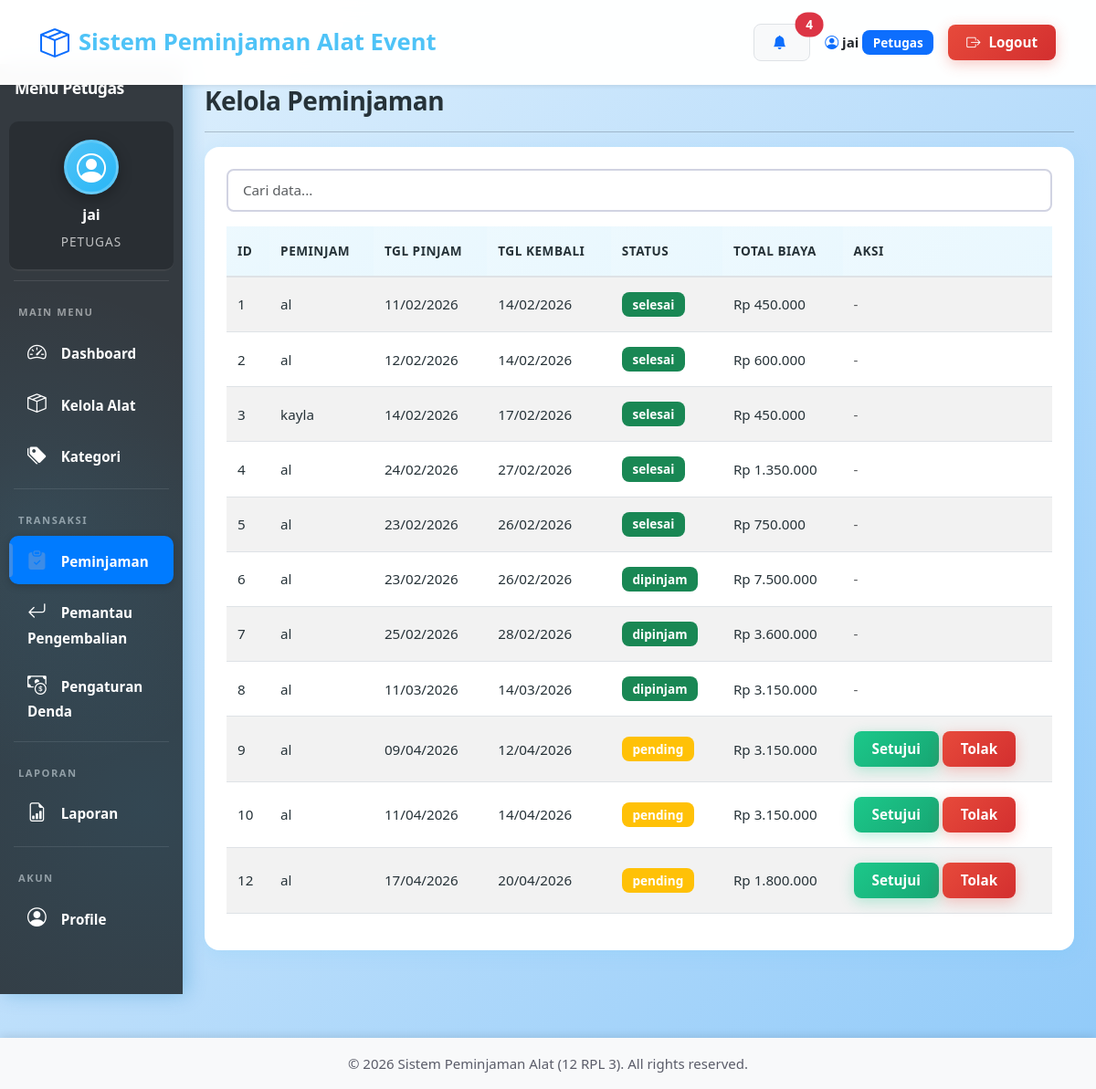
The app's page /petugas/peminjaman.php (signed in) with its own data.
### tables this page shows
CREATE TABLE `peminjaman` (
  `id` int NOT NULL,
  `nama_alat` varchar(50) NOT NULL,
  `peminjam_id` int NOT NULL,
  `tanggal_pinjam` date NOT NULL,
  `tanggal_kembali` date NOT NULL,
  `tanggal_pengembalian` datetime DEFAULT NULL,
  `kondisi_pengembalian` enum('baik','rusak ringan','rusak berat','hilang') DEFAULT 'baik',
  `catatan_pengembalian` text,
  `status` enum('pending','disetujui','ditolak','dipinjam','selesai') DEFAULT 'pending',
  `total_biaya` decimal(10,2) DEFAULT NULL,
  `denda` decimal(10,2) DEFAULT '0.00',
  `keterangan` text,
  `petugas_id` int DEFAULT NULL,
  `created_at` timestamp NULL DEFAULT CURRENT_TIMESTAMP,
  `deleted_at` datetime DEFAULT NULL
);

CREATE TABLE `users` (
  `id` int NOT NULL,
  `username` varchar(50) NOT NULL,
  `password` varchar(255) NOT NULL,
  `nama` varchar(100) NOT NULL,
  `email` varchar(100) NOT NULL,
  `telepon` varchar(20) DEFAULT NULL,
  `foto_profile` varchar(255) DEFAULT NULL,
  `role` enum('admin','petugas','peminjam') NOT NULL,
  `created_at` timestamp NULL DEFAULT CURRENT_TIMESTAMP,
  `deleted_at` datetime DEFAULT NULL
);

### controllers/PeminjamanController.php (called while the page is built, shortened)
<?php
require_once __DIR__ . '/../models/PeminjamanModel.php';
class PeminjamanController extends Controller {
    private $model;
    public function __construct($conn) {
        $this->model     = new PeminjamanModel($conn);
    }
    public function index() {
        return $this->model->getAll();
    }
}
?>

### models/Model.php (called while the page is built, shortened)
<?php
class Model {
    protected $conn;
    public function __construct($conn) {
        $this->conn = $conn;
    }
    protected function query($sql) {
        return mysqli_query($this->conn, $sql);
    }
    protected function fetchAll($sql) {
        $result = $this->query($sql);
        $data = [];
        while ($row = mysqli_fetch_assoc($result)) {
            $data[] = $row;
        }
        return $data;
    }
}
?>

### models/PeminjamanModel.php (called while the page is built, shortened)
<?php
require_once __DIR__ . '/Model.php';
class PeminjamanModel extends Model {
    public function getAll() {
        return $this->fetchAll("SELECT p.*, u.nama FROM peminjaman p
                                JOIN users u ON p.peminjam_id = u.id
                                ORDER BY p.id ASC");
    }
}
?>

### petugas/peminjaman.php (the view, shortened to what this page needs)
<?php
require_once '../config/database.php';
require_once '../controllers/PeminjamanController.php';
$controller = new PeminjamanController($conn);
$peminjaman_list = $controller->index();
include '../includes/header.php';
?>
<div class="container-fluid">
    <div class="row">
        <?php include '../includes/petugas_sidebar.php'; ?>
        <div class="col-md-10 p-4">
            <h2>Kelola Peminjaman</h2>
            <hr>
            <div class="card">
                <div class="card-body">
                    <table class="table table-striped">
                        <thead>
                            <tr>
                                <th>ID</th>
                                <th>Peminjam</th>
                                <th>Tgl Pinjam</th>
                                <th>Tgl Kembali</th>
                                <th>Status</th>
                                <th>Total Biaya</th>
                                <th>Aksi</th>
                            </tr>
                        </thead>
                        <tbody>
                            <?php foreach ($peminjaman_list as $row): ?>
                            <tr>
                                <td><?php echo $row['id']; ?></td>
                                <td><?php echo htmlspecialchars($row['nama']); ?></td>
                                <td><?php echo date('d/m/Y', strtotime($row['tanggal_pinjam'])); ?></td>
                                <td><?php echo date('d/m/Y', strtotime($row['tanggal_kembali'])); ?></td>
                                <td><span class="badge bg-<?php echo $row['status']=='pending'?'warning':'success'; ?>"><?php echo $row['status']; ?></span></td>
                                <td>Rp <?php echo number_format($row['total_biaya'], 0, ',', '.'); ?></td>
                                <td>
                                    <?php if ($row['status'] == 'pending'): ?>
                                    <button class="btn btn-sm btn-success" onclick="if(confirm('Setujui peminjaman ini?')) location.href='?action=approve&id=<?php echo $row['id']; ?>'">Setujui</button>
                                    <button class="btn btn-sm btn-danger" onclick="if(confirm('Tolak peminjaman ini?')) location.href='?action=reject&id=<?php echo $row['id']; ?>'">Tolak</button>
                                    <?php else: ?>
                                    <span class="text-muted">-</span>
                                    <?php endif; ?>
                                </td>
                            </tr>
                            <?php endforeach; ?>
                        </tbody>
                    </table>
                </div>
            </div>
        </div>
    </div>
</div>
<?php include '../includes/footer.php'; ?>

### assets/css/variables.css (style rules this page uses)
:root { --primary: #4FC3F7; --primary-dark: #29B6F6; --primary-light: #81D4FA; --secondary: #78909C; --success: #66BB6A; --info: #42A5F5; --warning: #FFA726; --danger: #EF5350; --light: #E3F2FD; --dark: #263238; --blue-gradient: linear-gradient(135deg, #4FC3F7 0%, #29B6F6 100%); --blue-gradient-dark: linear-gradient(135deg, #29B6F6 0%, #0288D1 100%); --sidebar-gradient: linear-gradient(180deg, #0277BD 0%, #01579B 100%); --card-gradient: linear-gradient(135deg, #E3F2FD 0%, #BBDEFB 100%); --card-shadow: 0 4px 20px rgba(79, 195, 247, 0.15); --button-shadow: 0 4px 15px rgba(79, 195, 247, 0.3); --hover-shadow: 0 8px 30px rgba(79, 195, 247, 0.25); --spacing-sm: 0.5rem; --spacing-md: 1rem; --spacing-lg: 1.5rem; --spacing-xl: 2rem; --radius-sm: 8px; --radius-md: 12px; --radius-lg: 16px; --font-family: 'Segoe UI', Tahoma, Geneva, Verdana, sans-serif; --font-size-base: 15px; --font-weight-normal: 500; --font-weight-bold: 700; }

### assets/css/base.css (style rules this page uses)
* { margin: 0; padding: 0; box-sizing: border-box; }
html { scroll-behavior: smooth; }
body { font-family: var(--font-family); background: linear-gradient(135deg, #E3F2FD 0%, #BBDEFB 50%, #90CAF9 100%); background-attachment: fixed; min-height: 100vh; color: var(--dark); font-size: var(--font-size-base); line-height: 1.6; padding-top: 70px; }
h1, h2, h3, h4, h5, h6 { font-weight: var(--font-weight-bold); color: var(--dark); letter-spacing: -0.5px; }
h2 { font-size: 1.75rem; margin-bottom: 0.5rem; }
p, td, th, label, span { color: var(--dark); }

### assets/css/components.css (style rules this page uses)
.card { border: none; border-radius: var(--radius-lg); box-shadow: var(--card-shadow); overflow: hidden; margin-bottom: var(--spacing-lg); background: white; transition: all 0.3s ease; }
.card-body { padding: var(--spacing-lg); }
.table thead th { border-bottom: 2px solid #dee2e6; font-weight: var(--font-weight-bold); text-transform: uppercase; font-size: 0.85rem; letter-spacing: 0.5px; color: var(--dark); padding: var(--spacing-md) 0.75rem; background: linear-gradient(135deg, rgba(79, 195, 247, 0.1) 0%, rgba(41, 182, 246, 0.1) 100%); }
.table tbody td { padding: var(--spacing-md) 0.75rem; vertical-align: middle; font-size: 0.95rem; color: var(--dark); font-weight: var(--font-weight-normal); }
.btn { border-radius: var(--radius-sm); padding: var(--spacing-sm) 1.25rem; font-weight: 600; font-size: 0.95rem; transition: all 0.3s ease; border: none; }
.btn-success { background: linear-gradient(135deg, #1cc88a 0%, #17a673 100%); box-shadow: 0 4px 15px rgba(28, 200, 138, 0.3); }
.btn-danger { background: linear-gradient(135deg, #e74a3b 0%, #d32f2f 100%); box-shadow: 0 4px 15px rgba(231, 74, 59, 0.3); }
.badge { padding: 0.5em 0.85em; font-weight: var(--font-weight-bold); border-radius: var(--radius-sm); font-size: 0.85rem; }

### records on screen
peminjaman: id "1", peminjam.nama "al", tanggal_pinjam "11/02/2026", tanggal_kembali "14/02/2026", status "selesai", total_biaya "450.000"
peminjaman: id "2", peminjam.nama "al", tanggal_pinjam "12/02/2026", tanggal_kembali "14/02/2026", status "selesai", total_biaya "600.000"
peminjaman: id "3", peminjam.nama "kayla", tanggal_pinjam "14/02/2026", tanggal_kembali "17/02/2026", status "selesai", total_biaya "450.000"
peminjaman: id "4", peminjam.nama "al", tanggal_pinjam "24/02/2026", tanggal_kembali "27/02/2026", status "selesai", total_biaya "1.350.000"
peminjaman: id "5", peminjam.nama "al", tanggal_pinjam "23/02/2026", tanggal_kembali "26/02/2026", status "selesai", total_biaya "750.000"
peminjaman: id "6", peminjam.nama "al", tanggal_pinjam "23/02/2026", tanggal_kembali "26/02/2026", status "dipinjam", total_biaya "7.500.000"
peminjaman: id "7", peminjam.nama "al", tanggal_pinjam "25/02/2026", tanggal_kembali "28/02/2026", status "dipinjam", total_biaya "3.600.000"
peminjaman: id "8", peminjam.nama "al", tanggal_pinjam "11/03/2026", tanggal_kembali "14/03/2026", status "dipinjam", total_biaya "3.150.000"
peminjaman: id "9", peminjam.nama "al", tanggal_pinjam "09/04/2026", tanggal_kembali "12/04/2026", status "pending", total_biaya "3.150.000"
peminjaman: id "10", peminjam.nama "al", tanggal_pinjam "11/04/2026", tanggal_kembali "14/04/2026", status "pending", total_biaya "3.150.000"
peminjaman: id "12", peminjam.nama "al", tanggal_pinjam "17/04/2026", tanggal_kembali "20/04/2026", status "pending", total_biaya "1.800.000"

### other values on screen
$notif_count "4"
$_SESSION['nama'] "jai"
$_SESSION['role'] "Petugas"
$_SESSION['role'] "PETUGAS"
